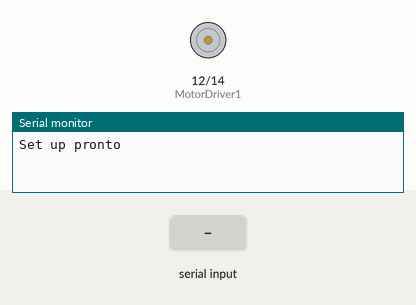
This sketch was run on a simulated Arduino Uno, built with avr-gcc and run on an emulated ATmega328P. On the bench: motor-driver pin pairs drawn as motors (green arrow = first pin HIGH = forward, orange = second pin HIGH = backward, longer = more drive), the last lines printed to the serial monitor. The inputs (shaded band) are chosen by the test bench.

Above: at 2.2 s.
2.3 s: "frente\n" received over Serial
At 3.0 s:
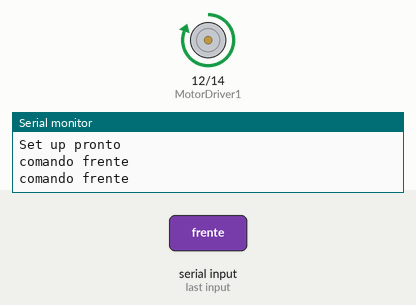
3.8 s: "tras\n" received over Serial
At 4.2 s:
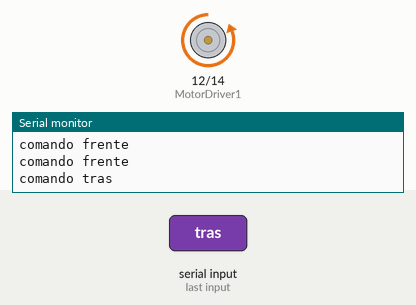
5.3 s: "parar\n" received over Serial
At 6.5 s:
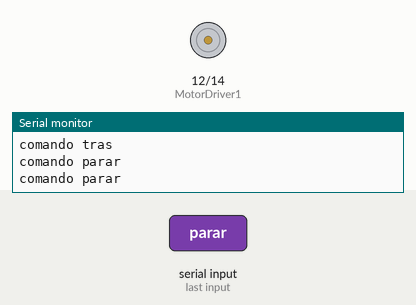
Timing chart, 0 to 8.3 s (numbered marks = the images above; inputs shaded):
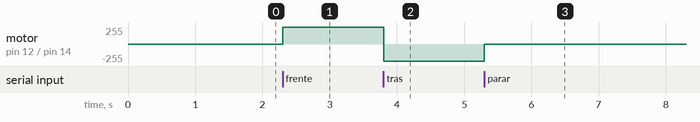

The sketch:

codigo.ino
```cpp
enum ESTADO {
  PARADO,
  FRENTE,
  TRAS
};

//Pinos que controlam o motor driver, o primeiro e o Input 1,
//o segundo e oo input 2
const int MotorDriver1 = 12;
const int MotorDriver2 = 14;

void setup() {

  pinMode(MotorDriver1, OUTPUT);
  pinMode(MotorDriver2, OUTPUT);

  Serial.begin(115200);
  delay(1000);
  Serial.println("Set up pronto");
}

void loop() {
  if (Serial.available() > 0) {

    String comando = Serial.readStringUntil('\n');
    comando.trim();

    Serial.print("comando ");
    Serial.println(comando);
    MudarDeEstado(comando);
  }

}

void MudarDeEstado(String comando) {
  if (comando == "parar"){
    digitalWrite(MotorDriver1, LOW);
    digitalWrite(MotorDriver2, LOW);
    Serial.println("comando parar");
  }
  else if (comando == "frente"){
    digitalWrite(MotorDriver1, HIGH);
    digitalWrite(MotorDriver2, LOW);
    Serial.println("comando frente");
  }
  else if (comando == "tras"){
    digitalWrite(MotorDriver1, LOW);
    digitalWrite(MotorDriver2, HIGH);
  }
}
```

Measured:
- after the input at 2.3 s, motor on pin 12 (MotorDriver1) / pin 14 (MotorDriver2): stopped → forward 255/255 at once
- after the input at 3.8 s, motor on pin 12 (MotorDriver1) / pin 14 (MotorDriver2): forward 255/255 → backward 255/255 at once
- after the input at 5.3 s, motor on pin 12 (MotorDriver1) / pin 14 (MotorDriver2): backward 255/255 → stopped at once
